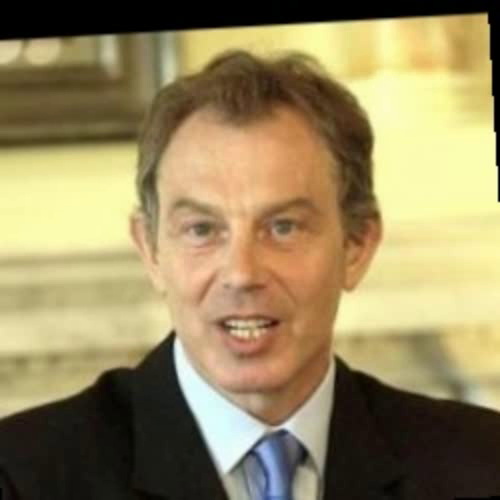
#> input picture frame 14 of data/faces_stream.mp4, 500 x 500 px
$ python ex2a.py
#> lines starting #> are read from the running program, lines starting #| are printed output that depends on the picture; after the words box and inside, x2 and y2 are one past the last pixel; in counts of white or black regions, pixels touching at a corner belong together
# -*- coding: utf-8 -*-
"""
ex2a.py — Deteccao facial em tempo real com Haar Cascades.

Para cada rosto: bounding box + ROI extraida, redimensionada para 48x48 px e
salva numerada em outputs/faces_48/. Duas configuracoes de (scaleFactor,
minNeighbors) sao comparadas quanto a falsos positivos e taxa de deteccao.

Fonte de video: data/faces_stream.mp4 (stream simulado a partir do dataset
LFW, gerado por prepara_dados.py). Cada frame contem exatamente 1 rosto —
isso da um ground truth simples para estimar falsos positivos.

Execucao:  python ex2a.py [--cam]
  --cam : usa a webcam (indice 0) em vez do video simulado. Nesse caso a
          contagem de falsos positivos deixa de valer como metrica (a
          suposicao de 1 rosto/frame e do video sintetico).
O feed e exibido em janela durante o processamento (q encerra); capturas e
ROIs sao salvas em ./outputs em toda execucao.
"""
import argparse
import os

import cv2

AQUI = os.path.dirname(os.path.abspath(__file__))
DATA = os.path.join(AQUI, "data")
OUT = os.path.join(AQUI, "outputs")
FACES = os.path.join(OUT, "faces_48")
os.makedirs(FACES, exist_ok=True)

CASCADE = cv2.CascadeClassifier(
    cv2.data.haarcascades + "haarcascade_frontalface_default.xml")

# ----------------------------------------------------------------------
# TRADE-OFF SENSIBILIDADE x ESPECIFICIDADE (justificativa tecnica):
#
# Config A (scaleFactor=1.05, minNeighbors=3) — ALTA SENSIBILIDADE:
#   piramide de escalas densa (passos de 5%) e exigencia de poucas
#   deteccoes vizinhas para aceitar uma janela. Perde poucos rostos
#   (recall alto), mas aceita mais regioes espurias -> mais falsos
#   positivos e ~3x mais janelas avaliadas (maior latencia, relevante
#   em sistema embarcado).
#
# Config B (scaleFactor=1.30, minNeighbors=6) — ALTA ESPECIFICIDADE:
#   piramide esparsa (passos de 30%) e 6 vizinhos minimos. Quase nao
#   gera falsos positivos e roda mais rapido, mas pode pular a escala
#   em que o rosto aparece -> perde deteccoes (recall menor).
#
# Em controle de acesso embarcado normalmente prefere-se B (falso
# positivo abre porta para intruso); em interacao humano-robo
# prefere-se A (perder o usuario e pior que um box espurio).
# ----------------------------------------------------------------------
CONFIGS = [
    ("A_sensivel", dict(scaleFactor=1.05, minNeighbors=3, minSize=(60, 60))),
    ("B_especifica", dict(scaleFactor=1.30, minNeighbors=6, minSize=(60, 60))),
]


def roda_config(nome, params, fonte):
#> called with nome = 'A_sensivel', fonte = 'data/faces_stream.mp4'
    cap = cv2.VideoCapture(fonte)
    assert cap.isOpened(), "Fonte indisponivel. Rode antes: python prepara_dados.py"
    n_frame = n_rosto = 0
    frames_com_deteccao = 0
    falsos_pos = 0          # deteccoes alem de 1 por frame (video tem 1 rosto)
    t_total = 0.0
    while True:
        ok, fr = cap.read()
#> fr is the input picture: shape (500, 500, 3); mean B, G, R 96, 136.7, 152.2
        if not ok:
            break
        cinza = cv2.cvtColor(fr, cv2.COLOR_BGR2GRAY)
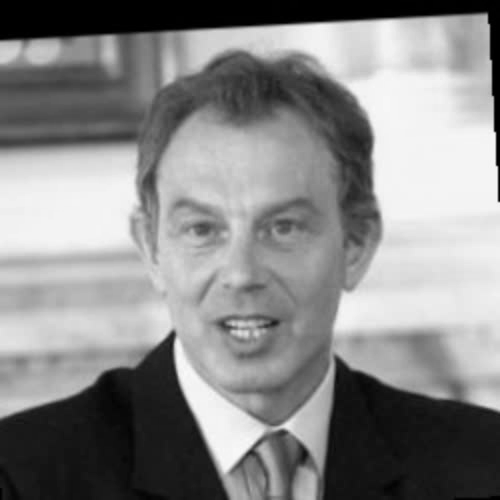
#> cinza: shape (500, 500); min 0, max 249, mean 136.6
        t0 = cv2.getTickCount()
        rostos = CASCADE.detectMultiScale(cinza, **params)
#> rostos = [[125, 134, 239, 239]]
        t_total += (cv2.getTickCount() - t0) / cv2.getTickFrequency()
        if len(rostos) > 0:
            frames_com_deteccao += 1
            falsos_pos += max(0, len(rostos) - 1)
#> falsos_pos = 0
        for (x, y, w, h) in rostos:
            cv2.rectangle(fr, (x, y), (x + w, y + h), (0, 255, 0), 2)
            # ROI facial -> 48x48 (tamanho padrao de entrada de redes de
            # expressao tipo FER) -> salva numerada
            roi = cv2.resize(cinza[y:y + h, x:x + w], (48, 48))
            cv2.imwrite(os.path.join(FACES, f"{nome}_{n_rosto:04d}.png"), roi)
            n_rosto += 1
#> this loop made 1 pass
#> (x, y, w, h, n_rosto) on pass 1: (125, 134, 239, 239, 1)
#> pass 1, in roda_config, `roi = cv2.resize(cinza[y:y + h, x:x + w], (48, 48))`:
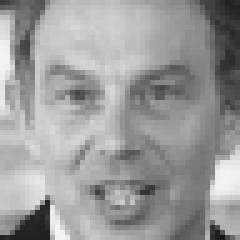
#> roi: shape (48, 48) (shown 5 times larger); min 21, max 246, mean 154.8
#> after the loop:
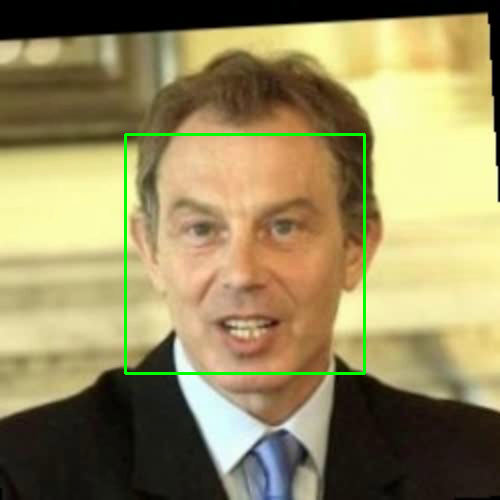
#> fr: shape (500, 500, 3); 1.15% of pixels changed, all inside (x1, y1, x2, y2) = (124, 133, 366, 375)
#> after the loop, n_rosto = 1
        cv2.putText(fr, f"config {nome}", (10, 25),
                    cv2.FONT_HERSHEY_SIMPLEX, 0.8, (0, 255, 255), 2)
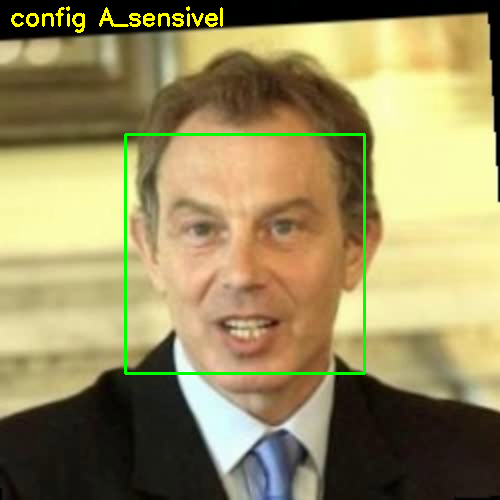
#> fr: shape (500, 500, 3); 0.58% of pixels changed, all inside (x1, y1, x2, y2) = (11, 6, 223, 33)
        if n_frame == 30:
            cv2.imwrite(os.path.join(OUT, f"ex2a_feed_{nome}.png"), fr)
        cv2.imshow("ex2a (q sai)", fr)
        if cv2.waitKey(1) & 0xFF == ord("q"):
#> (key q is pressed here)
            break
        n_frame += 1
    cap.release()
    taxa = frames_com_deteccao / n_frame if n_frame else 0.0
    print(f"\nconfig {nome}  {params}")
    print(f"  frames: {n_frame} | taxa de deteccao estimada: {taxa:.1%} "
          f"(frames com >=1 rosto)")
    print(f"  falsos positivos visiveis: {falsos_pos} "
          f"(deteccoes excedentes; video tem exatamente 1 rosto/frame)")
#|   falsos positivos visiveis: 0 (deteccoes excedentes; video tem exatamente 1 rosto/frame)
    print(f"  latencia media detectMultiScale: "
#> (the run stopped early here; a loop or call above may not have finished)

$ run again, starting later in the video
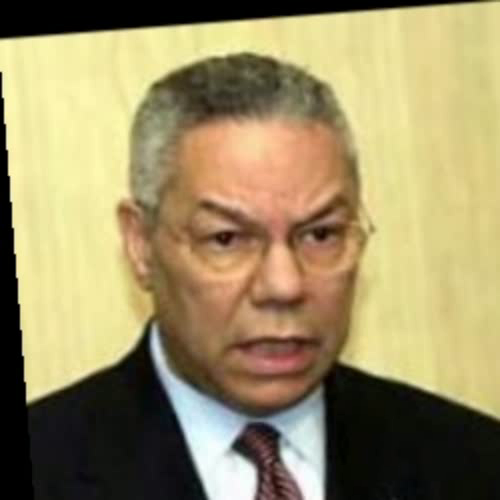
#> input picture frame 64 of data/faces_stream.mp4, 500 x 500 px
#> in roda_config, fr is the input picture: shape (500, 500, 3); mean B, G, R 102.1, 143, 156.9
#> rostos = [[163, 148, 231, 231]]
#> falsos_pos = 0
#> the loop in roda_config, `for (x, y, w, h) in rostos:` made 1 pass
#> (x, y, w, h, n_rosto) on pass 1: (163, 148, 231, 231, 1)
#> after the loop in roda_config, `for (x, y, w, h) in rostos:`:
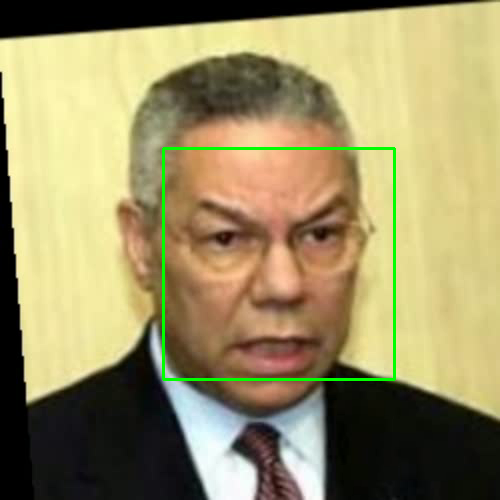
#> fr: shape (500, 500, 3); 1.11% of pixels changed, all inside (x1, y1, x2, y2) = (162, 147, 396, 381)
#> after the loop in roda_config, `for (x, y, w, h) in rostos:`: n_rosto = 1
#> in roda_config, `cv2.putText(fr, f"config {nome}", (10, 25), cv2.FONT_HERSHEY_SIMPLEX, ..`:
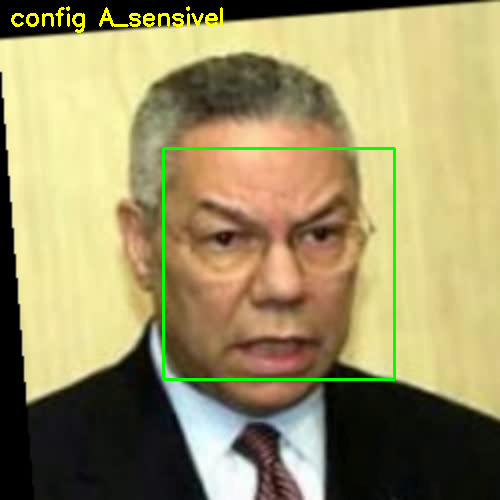
#> fr: shape (500, 500, 3); 0.58% of pixels changed, all inside (x1, y1, x2, y2) = (11, 6, 223, 33)
#|   falsos positivos visiveis: 0 (deteccoes excedentes; video tem exatamente 1 rosto/frame)

$ run again, starting later in the video
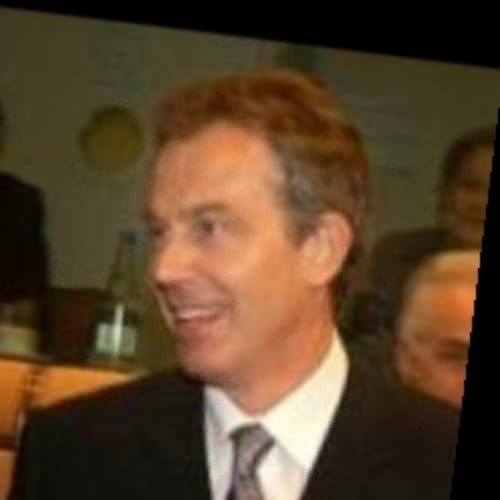
#> input picture frame 115 of data/faces_stream.mp4, 500 x 500 px
#> in roda_config, fr is the input picture: shape (500, 500, 3); mean B, G, R 41.3, 65.6, 88.1
#> rostos = [[104, 134, 235, 235]]
#> falsos_pos = 0
#> the loop in roda_config, `for (x, y, w, h) in rostos:` made 1 pass
#> (x, y, w, h, n_rosto) on pass 1: (104, 134, 235, 235, 1)
#> after the loop in roda_config, `for (x, y, w, h) in rostos:`:
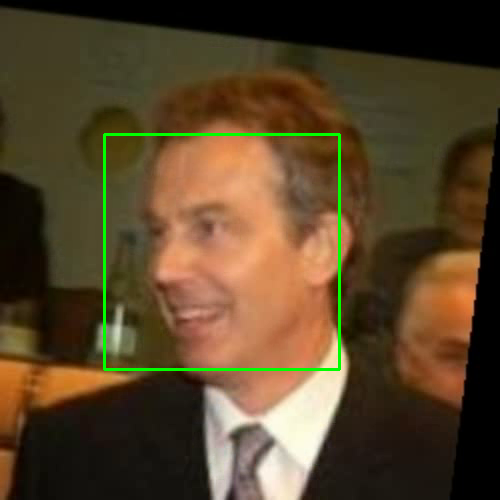
#> fr: shape (500, 500, 3); 1.13% of pixels changed, all inside (x1, y1, x2, y2) = (103, 133, 341, 371)
#> after the loop in roda_config, `for (x, y, w, h) in rostos:`: n_rosto = 1
#> in roda_config, `cv2.putText(fr, f"config {nome}", (10, 25), cv2.FONT_HERSHEY_SIMPLEX, ..`:
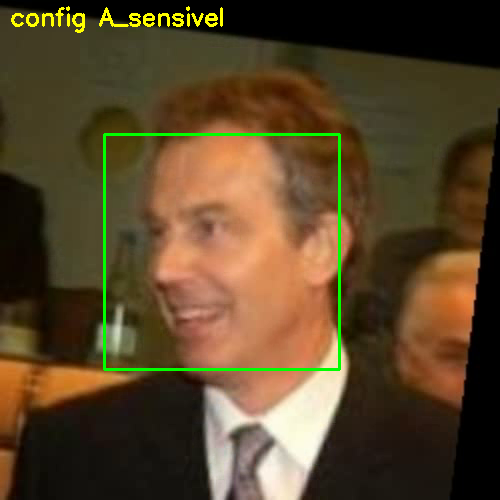
#> fr: shape (500, 500, 3); 0.58% of pixels changed, all inside (x1, y1, x2, y2) = (11, 6, 223, 33)
#|   falsos positivos visiveis: 0 (deteccoes excedentes; video tem exatamente 1 rosto/frame)
